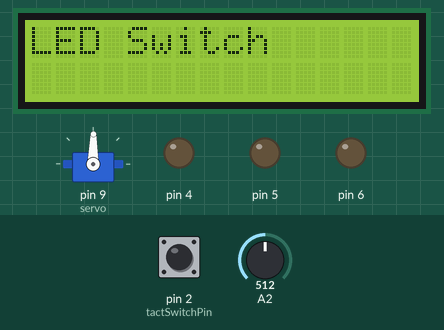
Recording of a sketch running on a simulated Arduino Uno, built with avr-gcc and run on an emulated ATmega328P. On the bench: 16×2 character LCD, servo, output pins drawn as LEDs (lit = HIGH). The test bench sets the inputs (shaded band); at power-on: A2 = 512, pin 2 (tactSwitchPin) HIGH.

Above: at 1.2 s.
1.3 s: A2 set to 716
At 2.1 s:
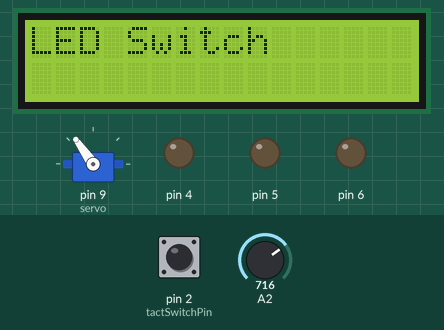
2.8 s: pin 2 (tactSwitchPin) pulled LOW for 0.15 s
At 3.5 s:
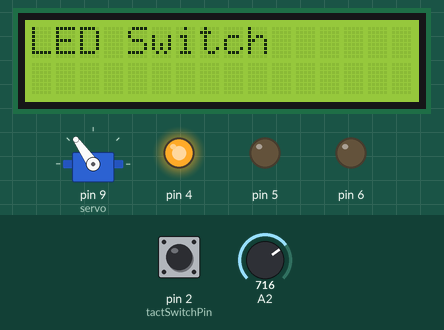
4.4 s: A2 set to 900
At 4.9 s:
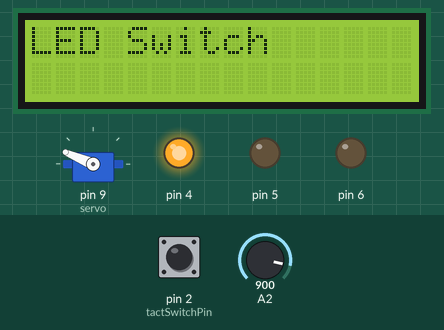
5.9 s: A2 set to 1023
At 6.3 s:
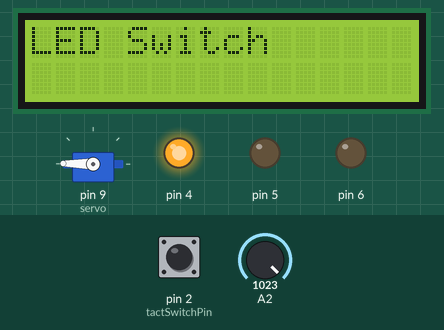
7.4 s: A2 set to 511
At 8.3 s:
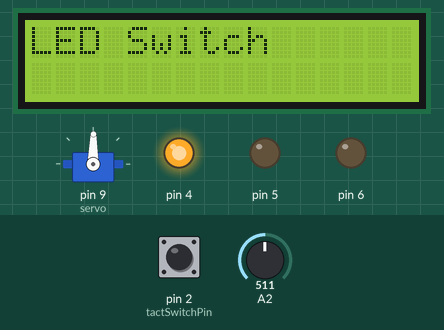
8.9 s: A2 set to 306
At 9.7 s:
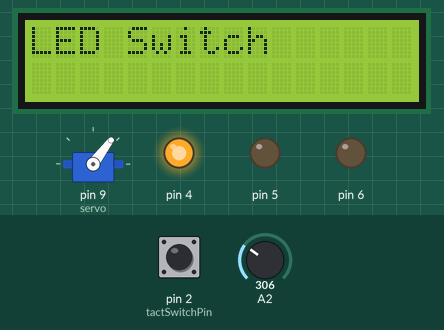
Timing chart, 0 to 11.4 s (numbered marks = the images above; inputs shaded):
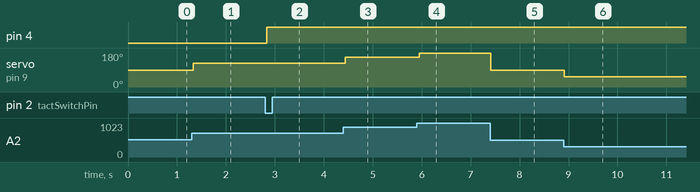

The sketch:

week4.ino
```cpp
#include <Servo.h>
#include <Wire.h>
#include <DHT.h>
#include <LiquidCrystal_I2C.h>

#define LED_COUNT 3
#define DHTPIN A1
#define DHTTYPE DHT11
DHT dht(DHTPIN, DHTTYPE);

const int tactSwitchPin = 2;
LiquidCrystal_I2C lcd(0x27, 16, 2);

int ledIndex = 0;

Servo servo;

void setup() {
   lcd.begin(16, 2);
  lcd.print("LED Switch");
  pinMode(tactSwitchPin, INPUT_PULLUP);
  pinMode(4, OUTPUT);
pinMode(5, OUTPUT);
pinMode(6, OUTPUT);
  servo.attach(9);
}

void loop() {
  int val = analogRead(A2);
  int angle = map(val, 0, 1023, 0, 179);

  servo.write(angle);
  delay(50);
    if (digitalRead(tactSwitchPin) == LOW) {
    digitalWrite(4, HIGH);
  }

}
```

Measured:
- after the input at 1.3 s, servo on pin 9 (servo): 89° → 125° at once
- after the input at 2.8 s, pin 4: LOW → HIGH at once
- after the input at 4.4 s, servo on pin 9 (servo): 125° → 157° at once
- after the input at 5.9 s, servo on pin 9 (servo): 157° → 179° after 0.05 s
- after the input at 7.4 s, servo on pin 9 (servo): 179° → 89° at once
- after the input at 8.9 s, servo on pin 9 (servo): 89° → 53° at once
